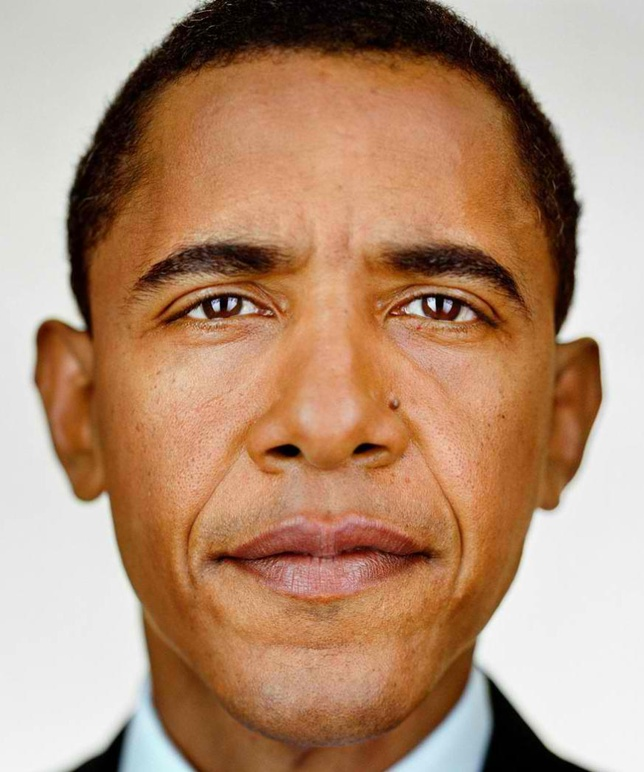
#> input picture Lab3.1/01.jpg, 644 x 772 px, shrunk from 873 x 1047 before the run; its folder holds 3 pictures in this run
$ python image_similarity_analysis.py   (older library calls are emulated)
#> lines starting #> are read from the running program, lines starting #| are printed output that depends on the picture; after the words box and inside, x2 and y2 are one past the last pixel; in counts of white or black regions, pixels touching at a corner belong together
#> in build_feature_matrix, img is the input picture: shape (772, 644, 3); mean B, G, R 116.6, 142.9, 179.3
#!/usr/bin/env python3
"""
TNM098 – Advanced Visual Data Analysis
Lab 3.1 helper: image‑similarity analysis pipeline (folder version)
-----------------------------------------------------------------
This script automates the workflow for Lab 3.1 when the 12 images are
already **extracted into a directory** named (by default) `Lab3.1`.

Workflow
========
1.  **Load** all image files in the specified folder (default `Lab3.1`).
2.  **Compute** a multi‑faceted feature vector for each image (≈ 354 dims):
      * Global colour histogram (RGB, 8 bins/channel)
      * Central‑patch colour histogram
      * Four radial ring colour histograms
      * Luminance histogram
      * Edge‑orientation histogram
      * Edge‑density grid
      * Hu image moments
3.  **Distance matrix**: build 12 × 12 pairwise distances (Euclidean by default).
4.  **Rank** the remaining 11 images by similarity to a user‑chosen anchor.
5.  **(Optional) Visualise** the matrix and similarity gallery.

Usage
-----
```bash
python image_similarity_analysis.py --indir Lab3.1 --anchor 0 --metric euclidean --show
```
Arguments
~~~~~~~~~
* `--indir` : directory holding the 12 images (default: `Lab3.1`)
* `--anchor`: index (0‑based) of the reference image (default: 0)
* `--metric`: distance metric (any supported by `scipy.spatial.distance`)
* `--show`  : display heat‑map and ranked gallery

Dependencies
------------
```bash
pip install opencv-python scikit-image scipy pillow matplotlib pandas tqdm
```

Author: ChatGPT (o3)
-----------------------------------------------------------------
"""
from __future__ import annotations
import argparse
from pathlib import Path
from typing import List, Tuple

import cv2
import numpy as np
import pandas as pd
import matplotlib.pyplot as plt
from matplotlib import gridspec
from scipy.spatial import distance as dist
from tqdm import tqdm

# ---------------------------------------------------------------------------
# Utility: image discovery in a folder
# ---------------------------------------------------------------------------

def discover_images(dir_path: Path) -> List[Path]:
    """Return a sorted list of image paths inside *dir_path*."""
    if not dir_path.is_dir():
        raise FileNotFoundError(f"Directory not found: {dir_path}")
    exts = {'.png', '.jpg', '.jpeg', '.bmp', '.tif', '.tiff'}
    images = sorted(p for p in dir_path.iterdir() if p.suffix.lower() in exts)
    if len(images) != 12:
        print(f"[!] Expected 12 images, found {len(images)} – continuing anyway…")
    return images

# ---------------------------------------------------------------------------
# Feature extraction helpers (same as before)
# ---------------------------------------------------------------------------

_HIST_BINS = 8  # per channel for colour histograms
_RING_BINS = 4  # per channel, per ring
_PATCH_RATIO = 0.33  # central patch size (fraction of min(H,W))


def _rgb_hist(img: np.ndarray, bins: int = _HIST_BINS) -> np.ndarray:
    chans = cv2.split(img)
    hist = [cv2.calcHist([c], [0], None, [bins], [0, 256]) for c in chans]
    h = np.concatenate(hist).astype('float32').flatten()
    h /= h.sum() + 1e-7
    return h


def _central_patch(img: np.ndarray) -> np.ndarray:
    h, w = img.shape[:2]
    size = int(min(h, w) * _PATCH_RATIO)
    y0 = (h - size) // 2
    x0 = (w - size) // 2
    patch = img[y0:y0 + size, x0:x0 + size]
    return _rgb_hist(patch)


def _ring_hist(img: np.ndarray, rings: int = 4, bins: int = _RING_BINS) -> np.ndarray:
    h, w = img.shape[:2]
    centre = np.array([w / 2, h / 2])
    yy, xx = np.indices((h, w))
    rr = np.linalg.norm(np.stack([xx - centre[0], yy - centre[1]], axis=2), axis=2)
    r_max = rr.max()
    feats = []
    for i in range(rings):
        mask = (rr >= (i / rings) * r_max) & (rr < ((i + 1) / rings) * r_max)
        masked = cv2.bitwise_and(img, img, mask=mask.astype('uint8'))
        feats.append(_rgb_hist(masked, bins))
    return np.concatenate(feats)


def _luminance_hist(img: np.ndarray, bins: int = 16) -> np.ndarray:
    lab = cv2.cvtColor(img, cv2.COLOR_BGR2LAB)
    Y = lab[..., 0]
    hist = cv2.calcHist([Y], [0], None, [bins], [0, 256]).flatten().astype('float32')
    hist /= hist.sum() + 1e-7
    return hist


def _edge_features(img: np.ndarray):
    gray = cv2.cvtColor(img, cv2.COLOR_BGR2GRAY)
    gx = cv2.Sobel(gray, cv2.CV_32F, 1, 0, ksize=3)
    gy = cv2.Sobel(gray, cv2.CV_32F, 0, 1, ksize=3)
    mag, ang = cv2.cartToPolar(gx, gy, angleInDegrees=True)
    # Orientation histogram
    bins = 8
    hist, _ = np.histogram(ang, bins=bins, range=(0, 360), weights=mag)
    hist = hist.astype('float32')
    hist /= hist.sum() + 1e-7
    # Edge density grid 6×6
    grid = 6
    h, w = gray.shape
    ph, pw = h // grid, w // grid
    dens = [mag[r * ph:(r + 1) * ph, c * pw:(c + 1) * pw].mean() for r in range(grid) for c in range(grid)]
    dens = np.array(dens, dtype='float32')
    if dens.sum() > 0:
        dens /= dens.sum()
    return hist, dens


def _hu_moments(img: np.ndarray) -> np.ndarray:
    gray = cv2.cvtColor(img, cv2.COLOR_BGR2GRAY)
    moments = cv2.moments(gray)
    hu = cv2.HuMoments(moments).flatten().astype('float32')
    hu = np.sign(hu) * np.log10(np.abs(hu) + 1e-7)
    return hu


def compute_feature_vector(img: np.ndarray) -> np.ndarray:
    feats = [
        _rgb_hist(img),
        _central_patch(img),
        _ring_hist(img),
        _luminance_hist(img),
    ]
#> in _rgb_hist, `hist = [cv2.calcHist([c], [0], None, [bins], [0, 256]) for c in chans]`: hist = [[96617, 79165, 56985, 75953, 29051, 4946, 53584, 100867], [41962, 24298, 70468, 72273, 94020, 38684, 48654, 106809], [26473, 14006, 10942, 27283, 57725, 80072, 164458, 116209]]
#> in _rgb_hist, `h = np.concatenate(hist).astype('float32').flatten()`: h = 24 values, max 164458 at index 22, min 4946 at index 5, mean 62146
#> in _rgb_hist, `h /= h.sum() + 1e-7`: h = 24 values, max 0.11 at index 22, min 0.00332 at index 5, mean 0.0417
#> in _central_patch, `h, w = img.shape[:2]`: h = 772; w = 644
#> in _central_patch, `size = int(min(h, w) * _PATCH_RATIO)`: size = 212
#> in _central_patch, `y0 = (h - size) // 2`: y0 = 280
#> in _central_patch, `x0 = (w - size) // 2`: x0 = 216
#> in _central_patch, `patch = img[y0:y0 + size, x0:x0 + size]`:
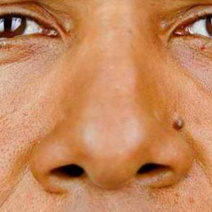
#> patch: shape (212, 212, 3); mean B, G, R 92, 134.9, 197.4
#> in _ring_hist, `h, w = img.shape[:2]`: h = 772; w = 644
#> in _ring_hist, `centre = np.array([w / 2, h / 2])`: centre = [322, 386]
#> in _ring_hist, `yy, xx = np.indices((h, w))`:
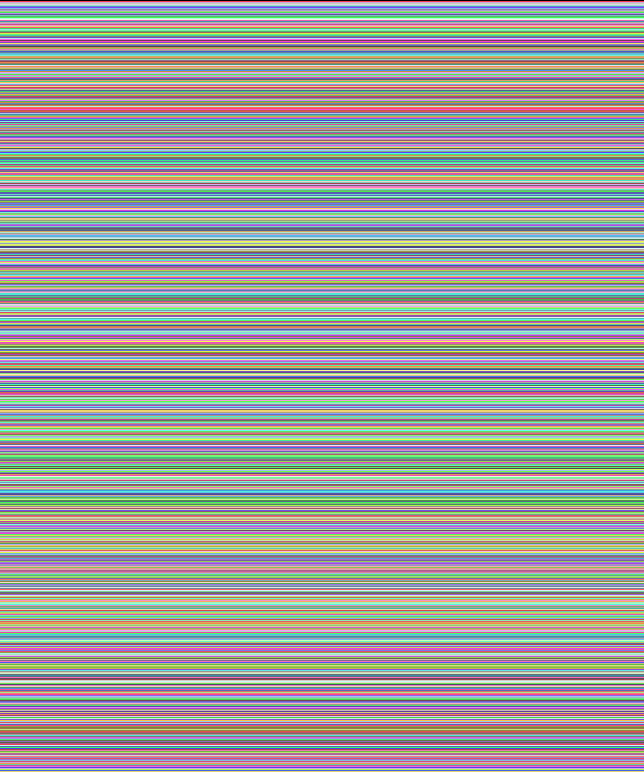
#> yy: shape (772, 644) int64; 772 distinct labels, from 0 to 771; one colour per label, 0 black
#> in _ring_hist, `rr = np.linalg.norm(np.stack([xx - centre[0], yy - centre[1]], axis=2)..`:
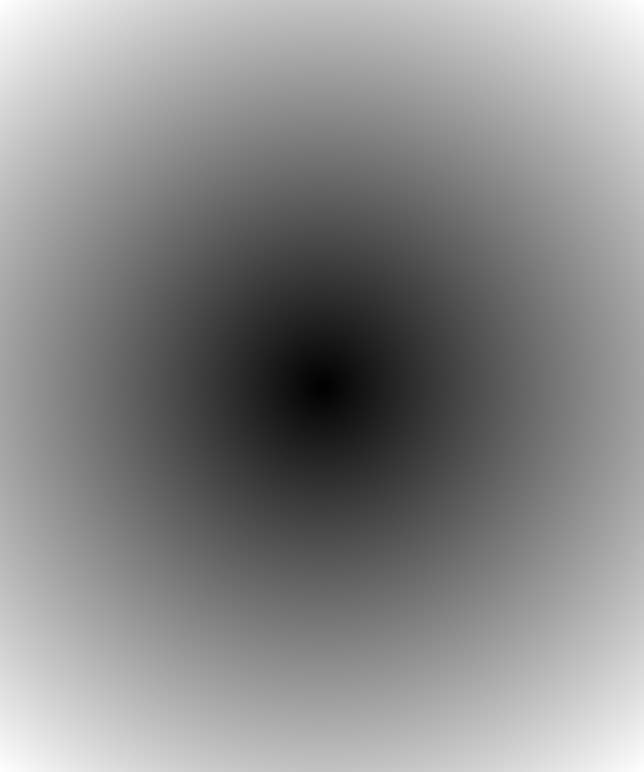
#> rr: shape (772, 644) float64; min 0, max 502.7, mean 271.6; drawn with min black and max white
#> in _ring_hist, `r_max = rr.max()`: r_max = 502.7
#> the loop in _ring_hist, `for i in range(rings):` made 4 passes
#> pass 1, in _ring_hist, `mask = (rr >= (i / rings) * r_max) & (rr < ((i + 1) / rings) * r_max)`:
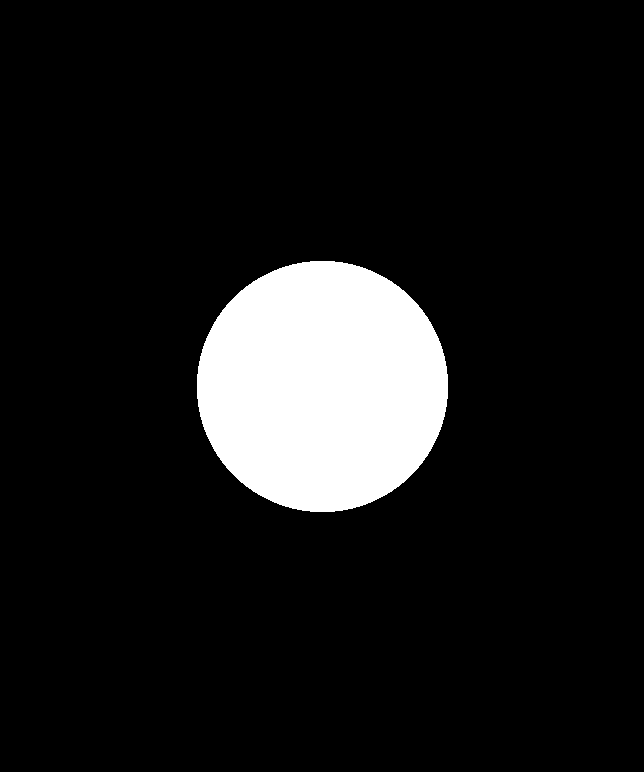
#> mask: shape (772, 644) bool; 10% white; 1 white region, box (x1, y1, x2, y2) and area: (197, 261, 448, 512) 49589
#> after the loop in _ring_hist, `for i in range(rings):`:
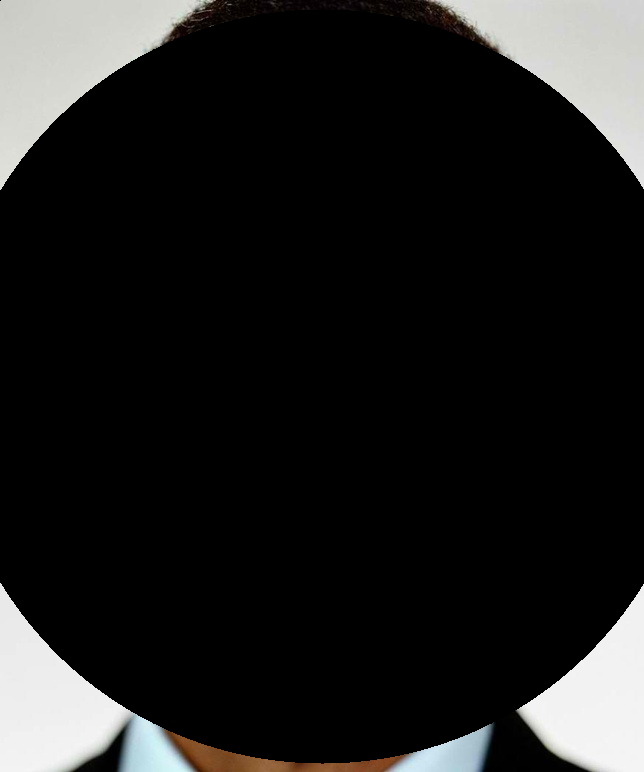
#> masked: shape (772, 644, 3); mean B, G, R 30.1, 30.6, 30.7
#> after the loop in _ring_hist, `for i in range(rings):`: feats = 4 items
#> in _luminance_hist, `Y = lab[..., 0]`:
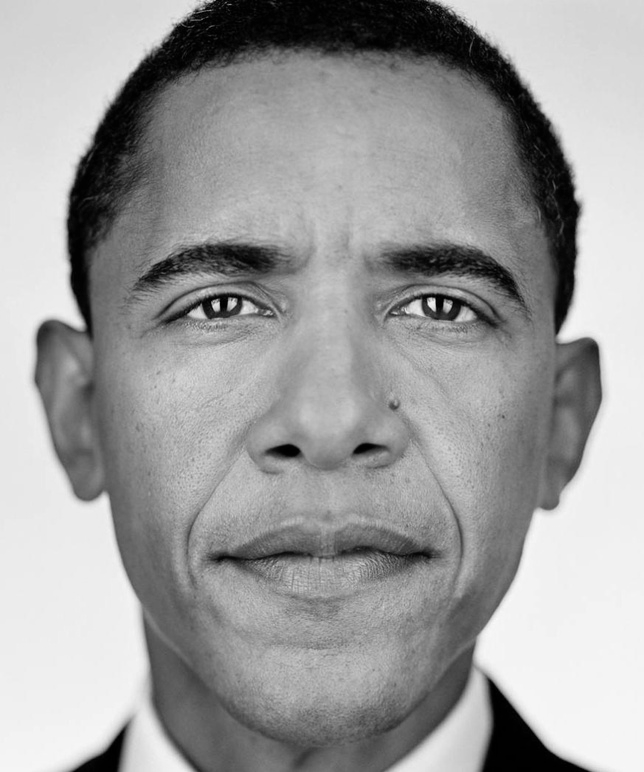
#> Y: shape (772, 644); min 0, max 249, mean 157.1
#> in _luminance_hist, `hist = cv2.calcHist([Y], [0], None, [bins], [0, 256]).flatten().astype..`: hist = [27277, 9248, 6780, 6492, 10387, 22560, 34377, 36804, 36145, 44859, 56949, 43544, 9972, 39493, 71130, 41151]
#> in _luminance_hist, `hist /= hist.sum() + 1e-7`: hist = [0.0549, 0.0186, 0.0136, 0.0131, 0.0209, 0.0454, 0.0691, 0.074, 0.0727, 0.0902, 0.115, 0.0876, 0.0201, 0.0794, 0.143, 0.0828]
    edge_hist, edge_dens = _edge_features(img)
#> in _edge_features, `mag, ang = cv2.cartToPolar(gx, gy, angleInDegrees=True)`:
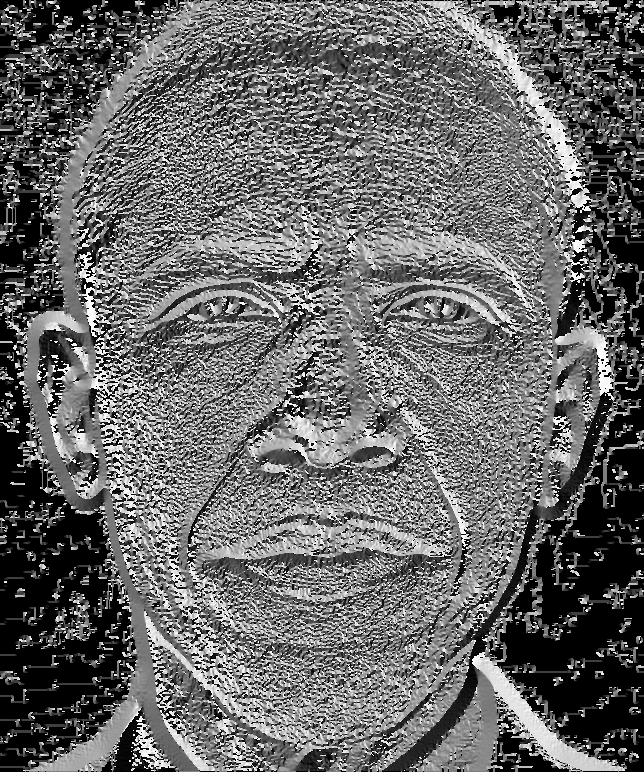
#> ang: shape (772, 644) float32; min 0, max 359.8, mean 146.7; drawn with min black and max white
#> in _edge_features, `hist, _ = np.histogram(ang, bins=bins, range=(0, 360), weights=mag)`: hist = [2422855.8, 1898360.2, 1867627, 2310832.5, 2197249, 1946776, 1997194.1, 2098033.5]
#> in _edge_features, `hist /= hist.sum() + 1e-7`: hist = [0.145, 0.113, 0.112, 0.138, 0.131, 0.116, 0.119, 0.125]
#> in _edge_features, `dens = [mag[r * ph:(r + 1) * ph, c * pw:(c + 1) * pw].mean() for r in ..`: dens = 36 values, max 70.56 at index 16, min 1.28 at index 24, mean 33.8
#> in _edge_features, `dens /= dens.sum()`: dens = 36 values, max 0.058 at index 16, min 0.00105 at index 24, mean 0.0278
    feats.extend([edge_hist, edge_dens, _hu_moments(img)])
    vec = np.concatenate(feats)
    vec /= np.linalg.norm(vec) + 1e-12
    return vec

# ---------------------------------------------------------------------------
# Matrix computation and ranking (unchanged)
# ---------------------------------------------------------------------------

def build_feature_matrix(image_paths: List[Path]) -> np.ndarray:
    vectors = []
    for p in tqdm(image_paths, desc='Computing features'):
        img = cv2.imread(str(p))
        if img is None:
            raise RuntimeError(f"Failed to read {p}")
        vectors.append(compute_feature_vector(img))
#> in compute_feature_vector, `edge_hist, edge_dens = _edge_features(img)`: edge_hist has the same summary as hist in _edge_features; edge_dens has the same summary as dens in _edge_features
#> in _hu_moments, `moments = cv2.moments(gray)`: moments = moments, m00 74972870, centre m10/m00, m01/m00 = (322.2, 401.3)
#> in _hu_moments, `hu = cv2.HuMoments(moments).flatten().astype('float32')`: hu = [0.0012, 9.55e-09, 3.78e-12, 3.13e-12, 1.07e-23, 2.99e-16, 6.1e-25]
#> in _hu_moments, `hu = np.sign(hu) * np.log10(np.abs(hu) + 1e-7)`: hu = [-2.92, -6.96, -7, -7, -7, -7, -7]
#> in compute_feature_vector, `vec = np.concatenate(feats)`: vec = 163 values, max 0.307 at index 48, min -7 at index 160, mean -0.22
#> in compute_feature_vector, `vec /= np.linalg.norm(vec) + 1e-12`: vec = 163 values, max 0.0177 at index 48, min -0.402 at index 160, mean -0.0126
#> pass 2 of the loop in build_feature_matrix, `for p in tqdm(image_paths, desc='Computing features'):`:
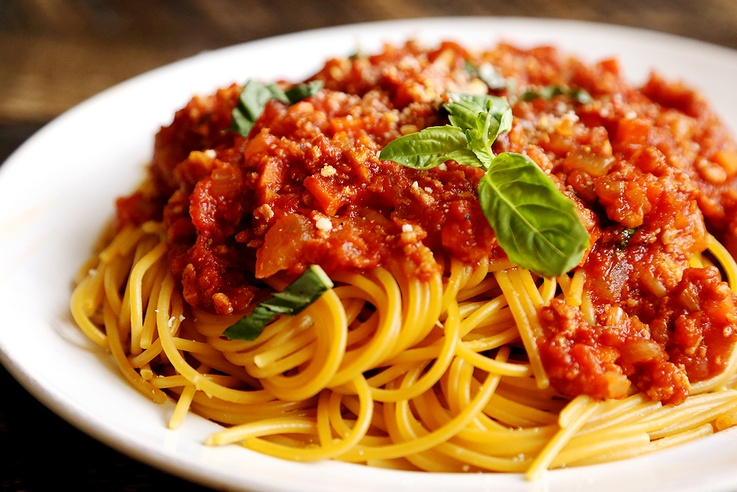
#> input picture Lab3.1/08.jpg, 737 x 492 px, shrunk from 1000 x 667 before the run
#> in build_feature_matrix, img is the input picture: shape (492, 737, 3); mean B, G, R 74, 121.4, 181.2
#> patch: shape (162, 162, 3)
#> in _ring_hist (call 2), `h, w = img.shape[:2]`: h = 492; w = 737
#> centre = [368.5, 246]
#> xx: shape (492, 737) int64
#> rr: shape (492, 737) float64
#> r_max = 443.1
#> the loop in _ring_hist (call 2), `for i in range(rings):` made 4 passes
#> pass 1, in _ring_hist (call 2), `mask = (rr >= (i / rings) * r_max) & (rr < ((i + 1) / rings) * r_max)`:
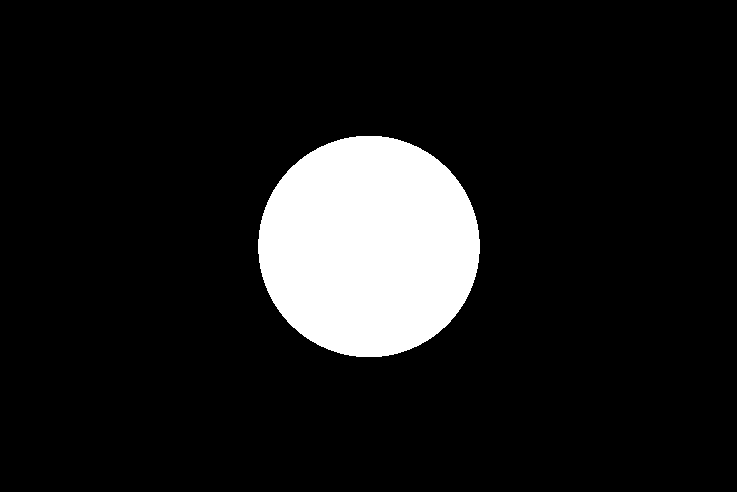
#> mask: shape (492, 737) bool; 10.6% white; 1 white region, box (x1, y1, x2, y2) and area: (258, 136, 480, 357) 38550
#> Y: shape (492, 737)
#> gray: shape (492, 737)
#> gx: shape (492, 737) float32
#> gy: shape (492, 737) float32
#> mag: shape (492, 737) float32
#> in _edge_features (call 2), `mag, ang = cv2.cartToPolar(gx, gy, angleInDegrees=True)`:
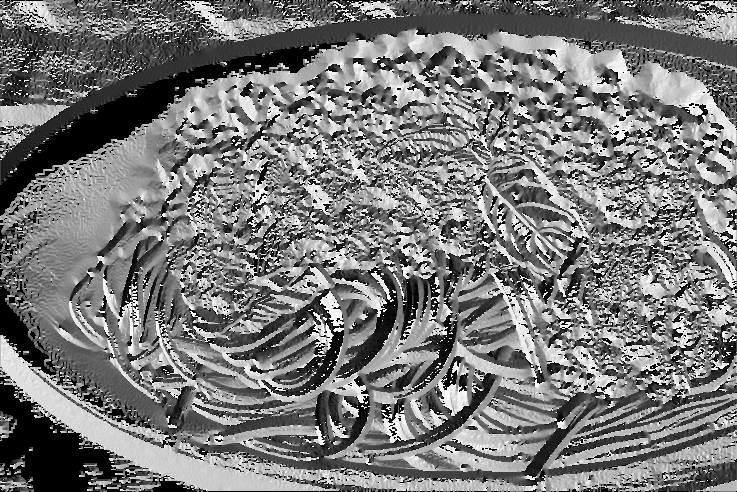
#> ang: shape (492, 737) float32; min 0, max 359.8, mean 171.4; drawn with min black and max white
#> in _edge_features (call 2), `hist, _ = np.histogram(ang, bins=bins, range=(0, 360), weights=mag)`: hist = [2502514.5, 3320487.8, 3408000.5, 2637906.2, 2658117.2, 2735213, 3284724, 2825943.5]
#> in _edge_features (call 2), `hist /= hist.sum() + 1e-7`: hist = [0.107, 0.142, 0.146, 0.113, 0.114, 0.117, 0.141, 0.121]
#> in _edge_features (call 2), `dens = [mag[r * ph:(r + 1) * ph, c * pw:(c + 1) * pw].mean() for r in ..`: dens = 36 values, max 129.8 at index 23, min 10.77 at index 0, mean 64.58
#> in _edge_features (call 2), `dens /= dens.sum()`: dens = 36 values, max 0.0558 at index 23, min 0.00463 at index 0, mean 0.0278
    return np.vstack(vectors)


def distance_matrix(features: np.ndarray, metric: str = 'euclidean') -> np.ndarray:
    return dist.cdist(features, features, metric=metric)


def rank_similar(dmat: np.ndarray, anchor: int):
    order = np.argsort(dmat[anchor])
    return [i for i in order if i != anchor]

# ---------------------------------------------------------------------------
# Visualisation helper (unchanged)
# ---------------------------------------------------------------------------

# [37 lines left out: function show_results, not called in this run]

# ---------------------------------------------------------------------------
# CLI entry‑point
# ---------------------------------------------------------------------------

def main():
    parser = argparse.ArgumentParser(description='Image similarity analysis (folder version) for TNM098 Lab 3.1.')
    parser.add_argument('--indir', type=Path, default=Path('Lab3.1'), help='Directory with the 12 images')
    parser.add_argument('--anchor', type=int, default=0, help='Index of anchor image (0‑based)')
    parser.add_argument('--metric', type=str, default='euclidean', help='Distance metric (scipy.spatial)')
    parser.add_argument('--show', action='store_true', help='Display visualisations')
    args = parser.parse_args()

    # Discover images
    images = discover_images(args.indir)
    print(f"[+] Found {len(images)} image(s) in {args.indir}")

    if len(images) < 2:
        raise RuntimeError('Need at least 2 images for similarity analysis.')
    if not (0 <= args.anchor < len(images)):
        raise ValueError('Anchor index out of range.')

    # Features
    feats = build_feature_matrix(images)
    print(f"[+] Feature matrix shape: {feats.shape}")
#| [+] Feature matrix shape: (3, 163)

    # Distance matrix
    dmat = distance_matrix(feats, args.metric)
#> dmat = [[0, 1.14, 0.812], [1.14, 0, 0.816], [0.812, 0.816, 0]]
    pd.DataFrame(dmat).to_csv('distance_matrix.csv', float_format='%.6f', index=False, header=False)
    print('[+] Saved distance_matrix.csv')

    # Ranking
    ranks = rank_similar(dmat, args.anchor)
#> in rank_similar, `order = np.argsort(dmat[anchor])`: order = [0, 2, 1]
#> ranks = [2, 1]
    print(f"[+] Images most similar to {args.anchor}: {ranks}")
#| [+] Images most similar to 0: [2, 1]

    # Visualise
    if args.show:
        show_results(dmat, ranks, images, args.anchor)

if __name__ == '__main__':
    main()
